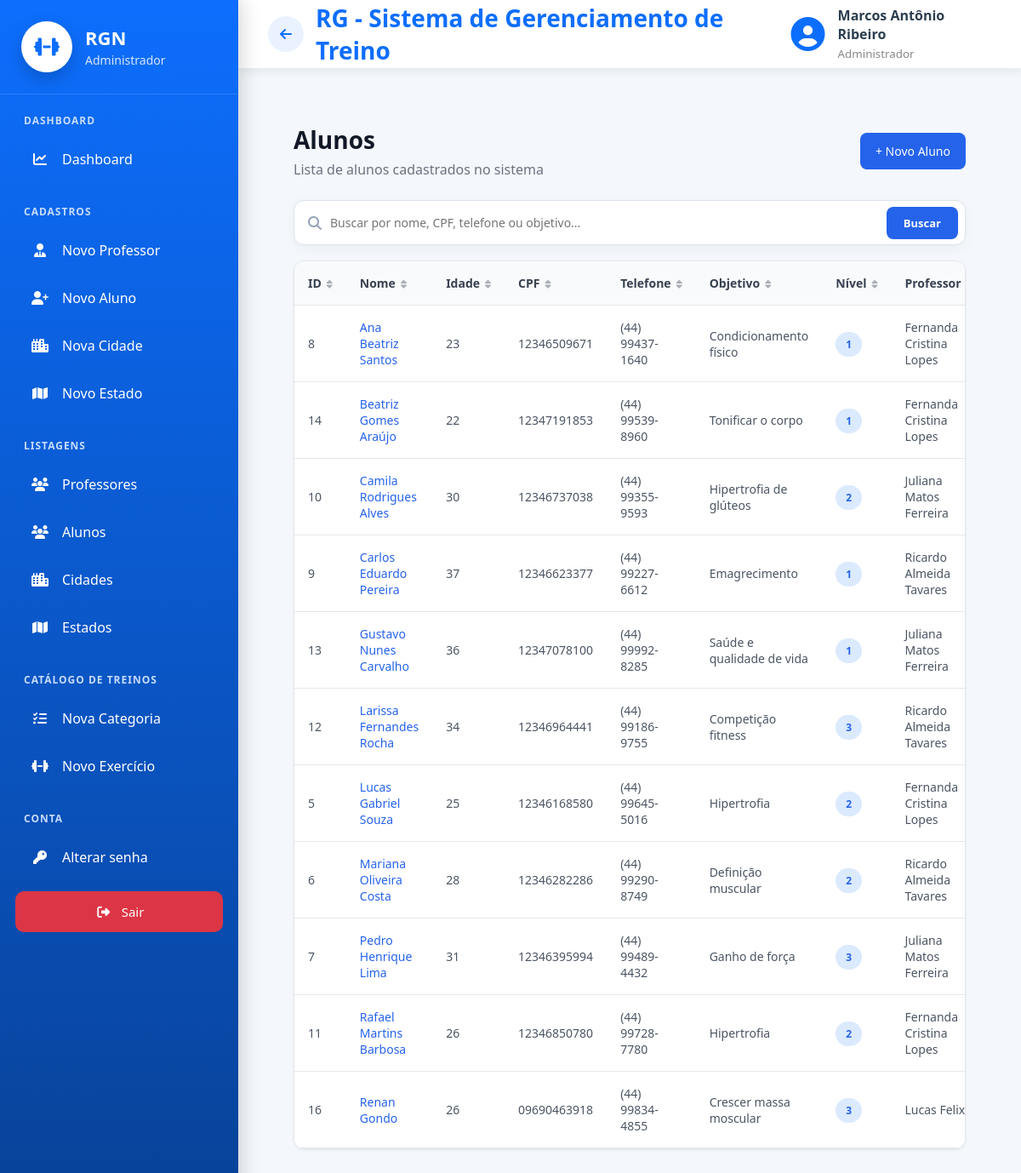
The page /cadastros/listar/aluno/ (signed in) on the database its author committed.
### cadastros/models.py (models this page shows, shortened)
class Auditoria(models.Model):
    cadastrado_em = models.DateTimeField(auto_now_add=True, verbose_name="Cadastrado em")
    atualizado_em = models.DateTimeField(auto_now=True, verbose_name="Atualizado em")
    class Meta:
        abstract = True

class Pessoa(Auditoria):
    TIPO_CHOICES = [
        ('ALUNO', 'Aluno'),
        ('PROFESSOR', 'Professor'),
        ('ADMINISTRADOR', 'Administrador')
    ]
    SEXO_CHOICES = [
        ('M', 'Masculino'),
        ('F', 'Feminino'),
        ('O', 'Outro'),
    ]
    NIVEL_CHOICES = [
        (1, 'Iniciante'),
        (2, 'Intermediário'),
        (3, 'Avançado'),
    ]
    tipo = models.CharField(max_length=20, choices=TIPO_CHOICES, verbose_name="Tipo de Pessoa")
    nome = models.CharField(max_length=50, verbose_name="Nome")
    data_nascimento = models.DateField(verbose_name="Data de nascimento",null=True,blank=True,validators=[validar_data_nascimento],)
    cpf = models.CharField(max_length=11, unique=True, verbose_name="CPF")
    telefone = models.CharField(max_length=15, verbose_name="Telefone")
    objetivo = models.TextField(verbose_name="Objetivo", null=True, blank=True)
    sexo = models.CharField(max_length=20, choices=SEXO_CHOICES, verbose_name="Sexo", null=True, blank=True)
    nivel = models.IntegerField(choices=NIVEL_CHOICES, verbose_name="Nível", null=True, blank=True)
    cidade = models.ForeignKey(Cidade, on_delete=models.PROTECT)
    professor = models.ForeignKey("self", on_delete=models.PROTECT, related_name="alunos", limit_choices_to={"tipo": "PROFESSOR"}, null=True, blank=True)
    usuario = models.OneToOneField("auth.User", on_delete=models.CASCADE, related_name="pessoa_usuario")
    precisa_trocar_senha = models.BooleanField(default=False, verbose_name="Precisa trocar a senha")
    @property
    def idade(self):
        if not self.data_nascimento:
            return None
        hoje = timezone.localdate()
        ja_fez_aniversario = (hoje.month, hoje.day) >= (
            self.data_nascimento.month, self.data_nascimento.day
        )
        return hoje.year - self.data_nascimento.year - (0 if ja_fez_aniversario else 1)
    @property
    def telefone_formatado(self):
        t = ''.join(ch for ch in (self.telefone or '') if ch.isdigit())
        if len(t) == 11:
            return f"({t[:2]}) {t[2:7]}-{t[7:]}"
        if len(t) == 10:
            return f"({t[:2]}) {t[2:6]}-{t[6:]}"
        return self.telefone or ''

### cadastros/views.py (the view, shortened to what this page needs)
# urls.py: path('listar/aluno/', AlunoList.as_view(), name="listar-aluno"),
class AlunoList(LoginRequiredMixin, GroupRequiredMixin, ListView):
    login_url = reverse_lazy('login')
    model = Pessoa
    template_name = "cadastros/listar_alunos.html"
    context_object_name = 'pessoa_list'
    group_required = ["Professor", "Administrador"]
    def get_queryset(self):
        alunos = alunos_do_usuario(self.request.user).select_related(
            'professor', 'cidade'
        ).order_by('nome')
        busca = self.request.GET.get('q', '').strip()
        if not busca:
            return alunos
    def get_context_data(self, **kwargs):
        context = super().get_context_data(**kwargs)
        context['busca'] = self.request.GET.get('q', '').strip()
        return context

### cadastros/permissoes.py (called while the page is built, shortened)
def eh_admin(user):
    return user.is_superuser or user.groups.filter(name="Administrador").exists()

def alunos_do_usuario(user):
    if eh_admin(user):
        return Pessoa.objects.filter(tipo="ALUNO")

### cadastros/templates/cadastros/listar_alunos.html (shortened to what this page needs)
{% extends 'modelo.html' %}
{% load static %}
{% block css %}
<link rel="stylesheet" href="{% static 'css/cadastros/listar_alunos.css' %}">
<link rel="stylesheet" href="{% static 'css/paginas/modelo.css' %}">
{% endblock %}
{% block main %}
<div class="list-container">
    <div class="list-header">
        <div>
            <h2>Alunos</h2>
            <p>Lista de alunos cadastrados no sistema</p>
        </div>
        <a href="{% url 'cadastrar-aluno' %}" class="btn-novo">
            + Novo Aluno
        </a>
    </div>
    <form method="get" class="busca-alunos">
        <i class="fas fa-search"></i>
        <input type="text" name="q" value="{{ busca }}" placeholder="Buscar por nome, CPF, telefone ou objetivo..."
            autocomplete="off">
        <button type="submit">Buscar</button>
    </form>
    <div class="table-container">
        <table class="table-list" data-ordenavel>
            <thead>
                <tr>
                    <th>ID</th>
                    <th>Nome</th>
                    <th>Idade</th>
                    <th>CPF</th>
                    <th>Telefone</th>
                    <th>Objetivo</th>
                    <th>Nível</th>
                    <th>Professor</th>
                </tr>
            </thead>
            <tbody>
                {% for aluno in object_list %}
                <tr>
                    <td>{{ aluno.id }}</td>
                    <td>
                        <a href="{% url 'detalhe-aluno' aluno.id %}" class="link-aluno">
                            {{ aluno.nome }}
                        </a>
                    </td>
                    <td>{{ aluno.idade|default_if_none:"-" }}</td>
                    <td>{{ aluno.cpf }}</td>
                    <td>{{ aluno.telefone_formatado }}</td>
                    <td>{{ aluno.objetivo }}</td>
                    <td><span class="badge">{{ aluno.nivel }}</span></td>
                    <td>{{ aluno.professor.nome|default:"-" }}</td>
                        {% url 'editar-aluno' aluno.id as editar_url %}
                        {% url 'excluir-aluno' aluno.id as excluir_url %}
                </tr>
                {% endfor %}
            </tbody>
        </table>
    </div>
</div>
{% endblock %}

### paginas/templates/modelo.html (shortened to what this page needs)
{% load static %}
<!DOCTYPE html>
<html lang="pt-br">
<head>
    <link rel="stylesheet" href="{% static 'css/paginas/modelo.css' %}">
    <link rel="stylesheet" href="{% static 'css/paginas/menu.css' %}">
    <link rel="stylesheet" href="{% static 'css/paginas/dashboard/dashboard_admin.css' %}">
    <link rel="stylesheet" href="{% static 'css/paginas/dashboard/dashboard_aluno.css' %}">
    <link rel="stylesheet" href="{% static 'css/paginas/dashboard/dashboard_professor.css' %}">
    <link rel="stylesheet" href="https://cdnjs.cloudflare.com/ajax/libs/font-awesome/6.7.2/css/all.min.css">
    <link rel="stylesheet" href="{% static 'css/global/ordenar_tabela.css' %}">
    <link rel="stylesheet" href="{% static 'css/global/acoes_dropdown.css' %}">
    <link rel="stylesheet" href="{% static 'css/global/kpi_cards.css' %}">
    {% block css %}
    {% endblock %}
</head>
<body>
    <div class="layout">
        {% if request.user.is_authenticated %}
        {% if is_admin %}
        {% include 'menus/menu_admin.html' %}
        {% elif is_professor %}
        {% include 'menus/menu_professor.html' %}
        {% elif is_aluno %}
        {% include 'menus/menu_aluno.html' %}
        {% endif %}
        {% endif %}
        <div class="main-area">
            <header class="topbar">
                <div class="titulo">
                    {% if request.user.is_authenticated %}
                    {% if request.resolver_match.url_name != 'inicio' %}
                    <a href="{% url 'inicio' %}" id="btn-voltar" class="btn-voltar-topo" title="Voltar">
                        <i class="fas fa-arrow-left"></i>
                    </a>
                    {% endif %}
                    {% endif %}
                    <h2>
                        {% block titulo %}
                        RG - Sistema de Gerenciamento de Treino
                        {% endblock %}
                    </h2>
                </div>
                {% if request.user.is_authenticated %}
                <div class="usuario">
                    <i class="fas fa-circle-user"></i>
                    <div>
                        <strong>
                            {{ request.user.pessoa_usuario.nome }}
                        </strong>
                        <small>
                            {% if is_admin %}
                            Administrador
                            {% elif is_professor %}
                            Professor
                            {% elif is_aluno %}
                            Aluno
                            {% endif %}
                        </small>
                    </div>
                </div>
                {% endif %}
            </header>
            <main class="conteudo">
                {% block main %}
                {% endblock %}
            </main>
        </div>
    </div>
</body>
</html>

### static/css/paginas/modelo.css (style rules this page uses)
* { margin:0; padding:0; box-sizing:border-box; font-family:"Segoe UI",sans-serif; }
body { background:#f4f7fb; color:#2c3e50; }
.layout { display:flex; min-height:100vh; }
.main-area { margin-left:280px; width:calc(100% - 280px); display:flex; flex-direction:column; }
.topbar { height:80px; background:white; display:flex; justify-content:space-between; align-items:center; padding:0 35px; box-shadow:0 3px 12px rgba(0,0,0,.08); }
.titulo h2 { color:#0d6efd; font-size:28px; }
.usuario { display:flex; align-items:center; gap:15px; }
.usuario i { font-size:40px; color:#0d6efd; }
.usuario strong { display:block; font-size:16px; }
.usuario small { color:#888; }
.conteudo { flex:1; padding:35px; }
.titulo { display:flex; align-items:center; gap:14px; }
.btn-voltar-topo { width:42px; height:42px; display:flex; align-items:center; justify-content:center; flex-shrink:0; border-radius:50%; background:#eaf2ff; color:#0d6efd; text-decoration:none; font-size:16px; transition:.2s; }

### static/css/paginas/menu.css (style rules this page uses)
.badge { background: #dc3545; color: white; font-size: 11px; font-weight: 700; padding: 2px 7px; border-radius: 10px; margin-left: auto; }

### static/css/paginas/dashboard/dashboard_admin.css (style rules this page uses)
* { margin:0; padding:0; box-sizing:border-box; }

### static/css/global/ordenar_tabela.css (style rules this page uses)
th.ordenavel { cursor: pointer; user-select: none; white-space: nowrap; }

### static/css/cadastros/listar_alunos.css (style rules this page uses)
.list-container { padding: 30px; }
.list-header { display: flex; align-items: center; justify-content: space-between; margin-bottom: 25px; }
.list-header h2 { font-size: 28px; color: #111827; margin-bottom: 5px; }
.list-header p { color: #6b7280; }
.btn-novo { background: #2563eb; color: #fff; padding: 12px 18px; border-radius: 8px; text-decoration: none; font-size: 14px; font-weight: 500; }
.table-container { background: #fff; border-radius: 12px; overflow-x: auto; border: 1px solid #e5e7eb; box-shadow: 0 1px 3px rgba(0,0,0,0.08); }
.table-list { width: 100%; border-collapse: collapse; min-width: 850px; }
.link-aluno { text-decoration: none; color: #2563eb; font-weight: 500; }
.table-list thead { background: #f9fafb; }
.table-list th, .table-list td { padding: 16px; text-align: left; font-size: 14px; border-bottom: 1px solid #e5e7eb; }
.table-list th { color: #374151; }
.table-list td { color: #4b5563; }
.badge { background: #dbeafe; color: #2563eb; padding: 6px 12px; border-radius: 20px; font-size: 12px; font-weight: 600; }
.busca-alunos { display:flex; align-items:center; gap:10px; background:white; border:1px solid #dde3ec; border-radius:12px; padding:6px 8px 6px 16px; margin-bottom:18px; box-shadow:0 4px 14px rgba(0,0,0,.04); }
.busca-alunos i { color:#94a3b8; }
.busca-alunos input { flex:1; border:none; outline:none; background:transparent; font-size:14px; padding:10px 0; color:#334155; }
.busca-alunos button { background:#2563eb; color:white; border:none; padding:10px 20px; border-radius:8px; font-size:13px; font-weight:600; cursor:pointer; transition:.2s; }

### rows shown on the page
Pessoa: id "8", nome "Ana Beatriz Santos", idade "23", cpf "12346509671", telefone_formatado "(44) 99437-1640", objetivo "Condicionamento físico", nivel "1", professor.nome "Fernanda Cristina Lopes"
Pessoa: id "14", nome "Beatriz Gomes Araújo", idade "22", cpf "12347191853", telefone_formatado "(44) 99539-8960", objetivo "Tonificar o corpo", nivel "1", professor.nome "Fernanda Cristina Lopes"
Pessoa: id "10", nome "Camila Rodrigues Alves", idade "30", cpf "12346737038", telefone_formatado "(44) 99355-9593", objetivo "Hipertrofia de glúteos", nivel "2", professor.nome "Juliana Matos Ferreira"
Pessoa: id "9", nome "Carlos Eduardo Pereira", idade "37", cpf "12346623377", telefone_formatado "(44) 99227-6612", objetivo "Emagrecimento", nivel "1", professor.nome "Ricardo Almeida Tavares"
Pessoa: id "13", nome "Gustavo Nunes Carvalho", idade "36", cpf "12347078100", telefone_formatado "(44) 99992-8285", objetivo "Saúde e qualidade de vida", nivel "1", professor.nome "Juliana Matos Ferreira"
Pessoa: id "12", nome "Larissa Fernandes Rocha", idade "34", cpf "12346964441", telefone_formatado "(44) 99186-9755", objetivo "Competição fitness", nivel "3", professor.nome "Ricardo Almeida Tavares"
Pessoa: id "5", nome "Lucas Gabriel Souza", idade "25", cpf "12346168580", telefone_formatado "(44) 99645-5016", objetivo "Hipertrofia", nivel "2", professor.nome "Fernanda Cristina Lopes"
Pessoa: id "6", nome "Mariana Oliveira Costa", idade "28", cpf "12346282286", telefone_formatado "(44) 99290-8749", objetivo "Definição muscular", nivel "2", professor.nome "Ricardo Almeida Tavares"
Pessoa: id "7", nome "Pedro Henrique Lima", idade "31", cpf "12346395994", telefone_formatado "(44) 99489-4432", objetivo "Ganho de força", nivel "3", professor.nome "Juliana Matos Ferreira"
Pessoa: id "11", nome "Rafael Martins Barbosa", idade "26", cpf "12346850780", telefone_formatado "(44) 99728-7780", objetivo "Hipertrofia", nivel "2", professor.nome "Fernanda Cristina Lopes"
Pessoa: id "16", nome "Renan Gondo", idade "26", cpf "09690463918", telefone_formatado "(44) 99834-4855", objetivo "Crescer massa moscular", nivel "3", professor.nome "Lucas Felix"

### other values the page prints
{{ request.user.pessoa_usuario.nome }} "Marcos Antônio Ribeiro"
